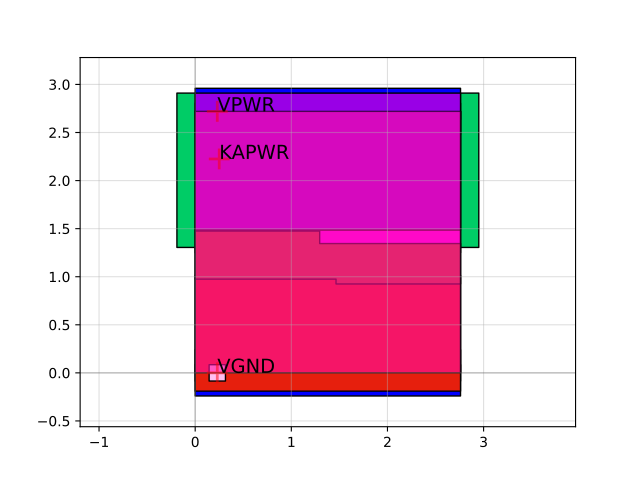

Write the Python code that produced this figure.
import sky130

c = sky130.components.sky130_fd_sc_hd__lpflow_decapkapwr_6()
c.plot()
